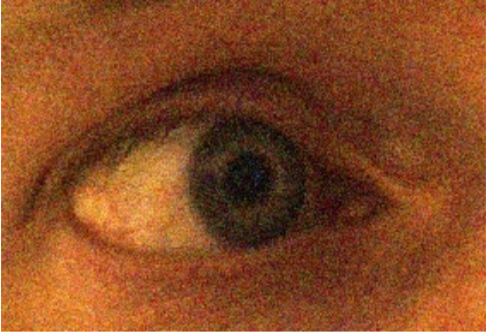
#> input picture noisy.png, 486 x 332 px
$ jupyter execute --allow-errors 'Image Processing.ipynb'   (older library calls are emulated)
#> lines starting #> are read from the running program, lines starting #| are printed output that depends on the picture
# Image Processing and Pattern Recognition
This is an interactive notebook for the UTS subject, Image Processing and Pattern Recognition. Let's get started.

## 1. What is an image?
### Light and waves
**What is an image?** The human eye sees light, not JPEG. So what does light look like?

Light is a wave. You remember waves from maths? They look like this:

[cell 1]
import matplotlib.pyplot as plt
import numpy as np

x = np.arange(0.0, 5.0, 0.001)
y = np.sin(np.pi*x)
plt.plot(x, y)
plt.show()
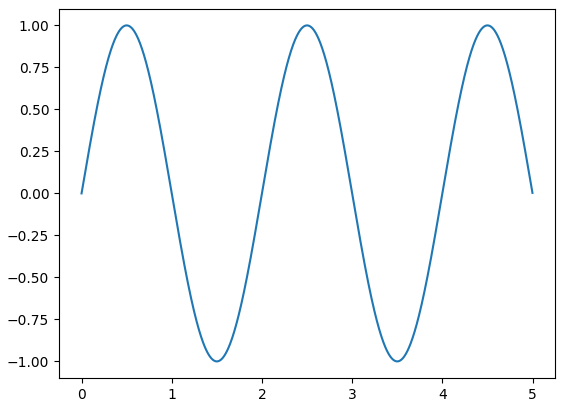
#> figure drawn by matplotlib, 1 panel; curve peaks at x = 0.5, y = 1

This is an example of the trigonometric equation, $y = {\pi}x$

Well light is the same thing. Look, here's a light wave:

Notice, the red light waves are slower than the purple ones. We call it the period in Maths. This is how you can represent light using functions!

### Pixels
A pixel (short for picture element, duh!) is a measurement of a wave. There are many ways of representing these measurements - these are the different **colour spaces**:

The main colour space we use on websites is **RGB**, which stands for Red, Green and Blue. We can represent _most_ colours using a mixture of these three (although it is an approximation).

So a pixel is represented in its most basic form as:

$pixel = [red, green, blue]$

In computers, each of red, green and blue are measured from 0 to 255. How much data do we need to store this?

You can calculate how many bits you need to store $n$ different choices using this equation:

$bits = \log_2{n}$

[cell 2]
import numpy as np
number_of_shades_of_red = 256.0
#> (the rest of this cell did not finish here and is left out)

To represent this range, you need 8 bits. But if you nibble 8 bits of a sandwich, you've essentially taken a bite. Computer scientists spell it as **byte**.

### JPEGs
So a JPEG image is basically a bunch of pixels arranged in columns and rows.

The image of this cat has dimensions of $276 \cdot 183$ and is about $4,638$ bytes in size.

So if the number of pixels is $276\cdot183 = 50,508$, and we know each pixel is represented by 3 bytes for the red, green and blue, we should be able to calculate the size of the file.

[cell 3]
# a pixel is (r, g, b)
# an r is just one byte
size_of_one_pixel = 1 + 1 + 1
number_of_pixels = 276 * 183
size_of_image = size_of_one_pixel * number_of_pixels

print("Size of image: {} bytes".format(size_of_image))

Wait a minute, didn't we just check and see that the size was $4,638$ bytes? Where are those $146,000+$ bytes going? The answer, is **compression**.

### Compression
TODO

## 2. Image analysis and processing
There are many ways to analyse images. Approaches based in human-engineered methods (as oppposed to AI) generally are categorised by how they process each pixel in an image:

 - point
 - local - processing is dependent on the neighbourhood surrounding that pixel
 - global - processing is dependent on entire image

Image processing usually affects the quality of an image - that is, it makes it nicer by some aesthetic measure. When does an image not look nice?

  - when it's blurry
  - when it's pixelly/noisy
  - when it's over-saturated (like at night)

In discourse, these things are categorised as **noise**. You might've heard of the signal-to-noise ratio - that is, how much of what we actually want (termed the signal) compared to the noise. Here's an example of what noise looks like:

Some types of noise include:
 - **Gaussian**: noise that is typical of natural processes. e.g. poor lighting conditions. It's called Gaussian because it relates directly to the normal (Gaussian) probability distribution.
 - **Uniform**: artifical noise that is evenly distributed. Usually used to test image restoration algorithms.
 - **Salt and Pepper**: The presence of single dark pixels in bright regions (or the inverse). Usually caused by data corruption.

### Noise elimination
Noise can be eliminated through image filters. Image filters work on a _local_ basis. They involve a process called **convolution**, whereby one multiplies pixels of a neighbourhood of (r,c) by the corresponding coefficients of a filter, and add them all up.

[cell 4]
input_pixels = np.matrix([
             [40, 40, 80],
             [40, 40, 80],
             [40, 40, 80]
            ])

image_mask = np.matrix([
             [1, 2, 1],
             [2, 4, 2],
             [1, 2, 1]
            ])

def convolve_filter(_input, _filter):
    # Multiply the input pixels element-wise by the coefficients of the filter
    # And then return the average of these values
    return np.multiply(_input, _filter).sum()

filtered_pixel = convolve_filter(input_pixels, image_mask)
print(filtered_pixel)

Two distinct reasons for filters:
 1. _Human_: Improving the image for the human eye
 2. _Machine_: Pre-processing as part of image analysis (e.g. an edge detection filter for recognising objects)

Let's play with some filters!

[cell 5]
from scipy import misc, ndimage
import matplotlib.pyplot as plot
import numpy as np

def show_image(img):
    plot.imshow(img)
    plot.show()

edge_enhancement = np.array([
    [0, -1, 0],
    [-1, 5, -1],
    [0, -1, 0]
])

smoothing = np.array([
    [1/9, 1/9, 1/9],
    [1/9, 1/9, 1/9],
    [1/9, 1/9, 1/9]
])


# Import a sample image of a racoon
# This image will be imported as grayscale, meaning there's only one component of colour (as opposed to 3 in RGB)
example_image = misc.imread('./noisy.png', flatten=True)#misc.face(gray=True)
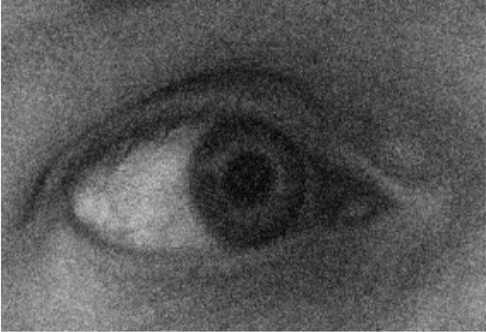
#> example_image: shape (332, 486) float32; min 3.07, max 250.6, mean 86.9
plot.gray()
print("Image shape: {}".format(example_image.shape))
#| Image shape: (332, 486)

# Define our filter
filter_ = smoothing
print("Filter shape: {}".format(filter_.shape))

# Convolve the image with our filter
filtered_image = ndimage.convolve(example_image, filter_)

# Demonstrate median filtering
median_image = ndimage.median_filter(example_image, 3)


show_image(example_image)
show_image(filtered_image)
show_image(median_image)

[cell 6]
# Example using RGB filters
#kernel = np.resize(kernel, (3, 3, 3,))

# https://softwaredevelopmentperestroika.wordpress.com/2014/02/11/image-processing-with-python-numpy-scipy-image-convolution/

plot.imshow((example_image - filtered_image))
plot.show()
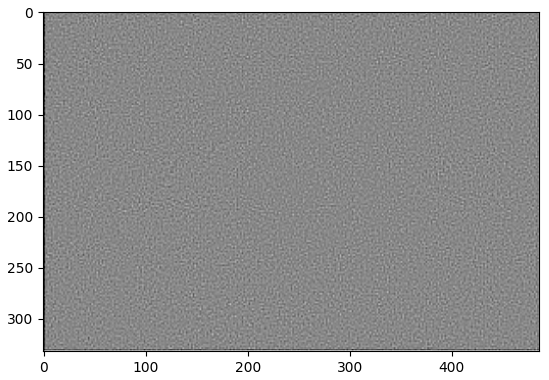
#> figure drawn by matplotlib, 1 panel
